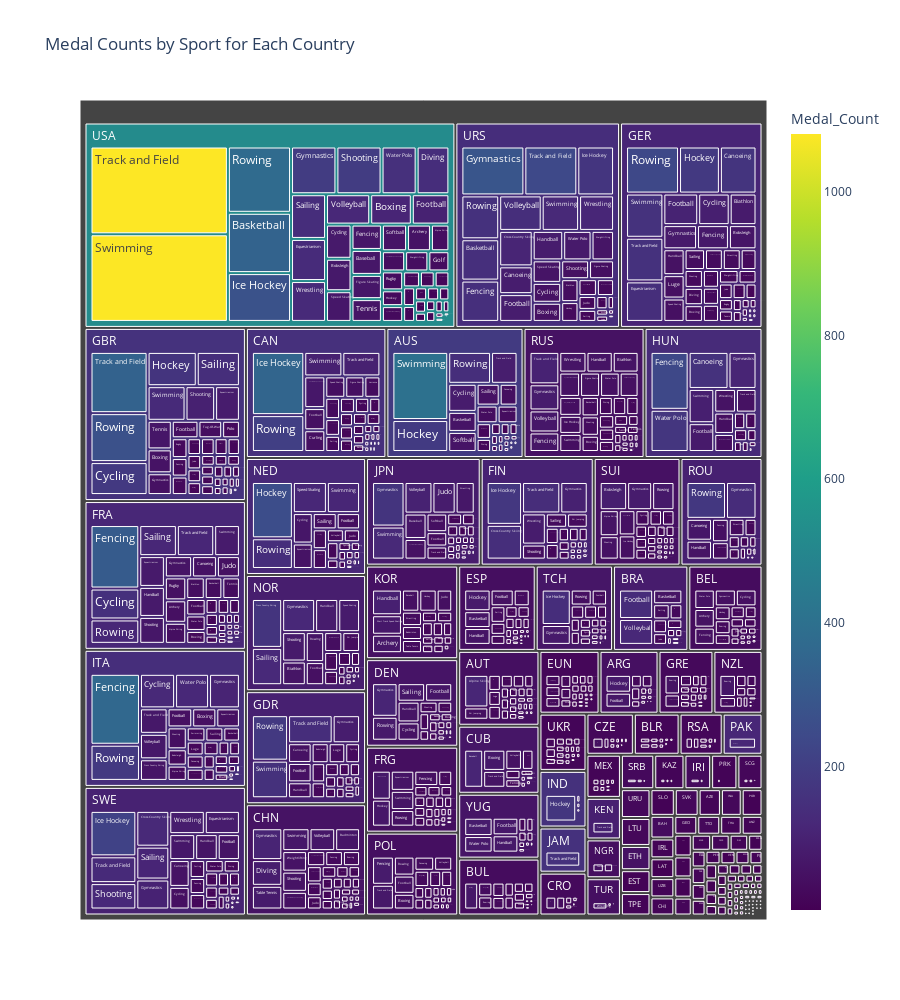

The notebook cell this image was saved under:
### Markdown cell above
# Medal Count Per Sport for Each Country Tree Map

### Code cell
import plotly.express as px

# Filter the dataset to only include medal winners
medals_df = df.dropna(subset=['Medal'])

# Calculate the medal count by country and sport
medal_counts = medals_df.groupby(['NOC', 'Sport'])['Medal'].count().reset_index()

# Rename columns for better readability in the treemap
medal_counts.rename(columns={'NOC': 'Country', 'Sport': 'Sport', 'Medal': 'Medal_Count'}, inplace=True)

# Create the treemap
fig = px.treemap(medal_counts, path=['Country', 'Sport'], values='Medal_Count',
                 title='Medal Counts by Sport for Each Country',
                 color_continuous_scale='viridis',
                 color='Medal_Count')
fig.update_layout(height=1000)
fig.show()

### Figure 1 — Plotly figure (JSON) as saved in the notebook; plotly's stock layout.template omitted (floating-point values rounded to 4 significant figures; data arrays with more than 128 entries replaced by an {"elided": "..."} marker saying what was removed)
{"data": [{"branchvalues": "total", "customdata": {"elided": "1598x1 float values"}, "domain": {"x": [0, 1], "y": [0, 1]}, "hovertemplate": "labels=%{label}<br>Medal_Count_sum=%{value}<br>parent=%{parent}<br>id=%{id}<br>Medal_Count=%{color}<extra></extra>", "ids": {"elided": "1598 str values"}, "labels": {"elided": "1598 str values"}, "marker": {"coloraxis": "coloraxis", "colors": {"elided": "1598 float values"}}, "name": "", "parents": {"elided": "1598 str values"}, "type": "treemap", "values": {"elided": "1598 int values"}}], "layout": {"coloraxis": {"colorbar": {"title": {"text": "Medal_Count"}}, "colorscale": [[0, "#440154"], [0.1111, "#482878"], [0.2222, "#3e4989"], [0.3333, "#31688e"], [0.4444, "#26828e"], [0.5556, "#1f9e89"], [0.6667, "#35b779"], [0.7778, "#6ece58"], [0.8889, "#b5de2b"], [1, "#fde725"]]}, "height": 1000, "legend": {"tracegroupgap": 0}, "title": {"text": "Medal Counts by Sport for Each Country"}}}
